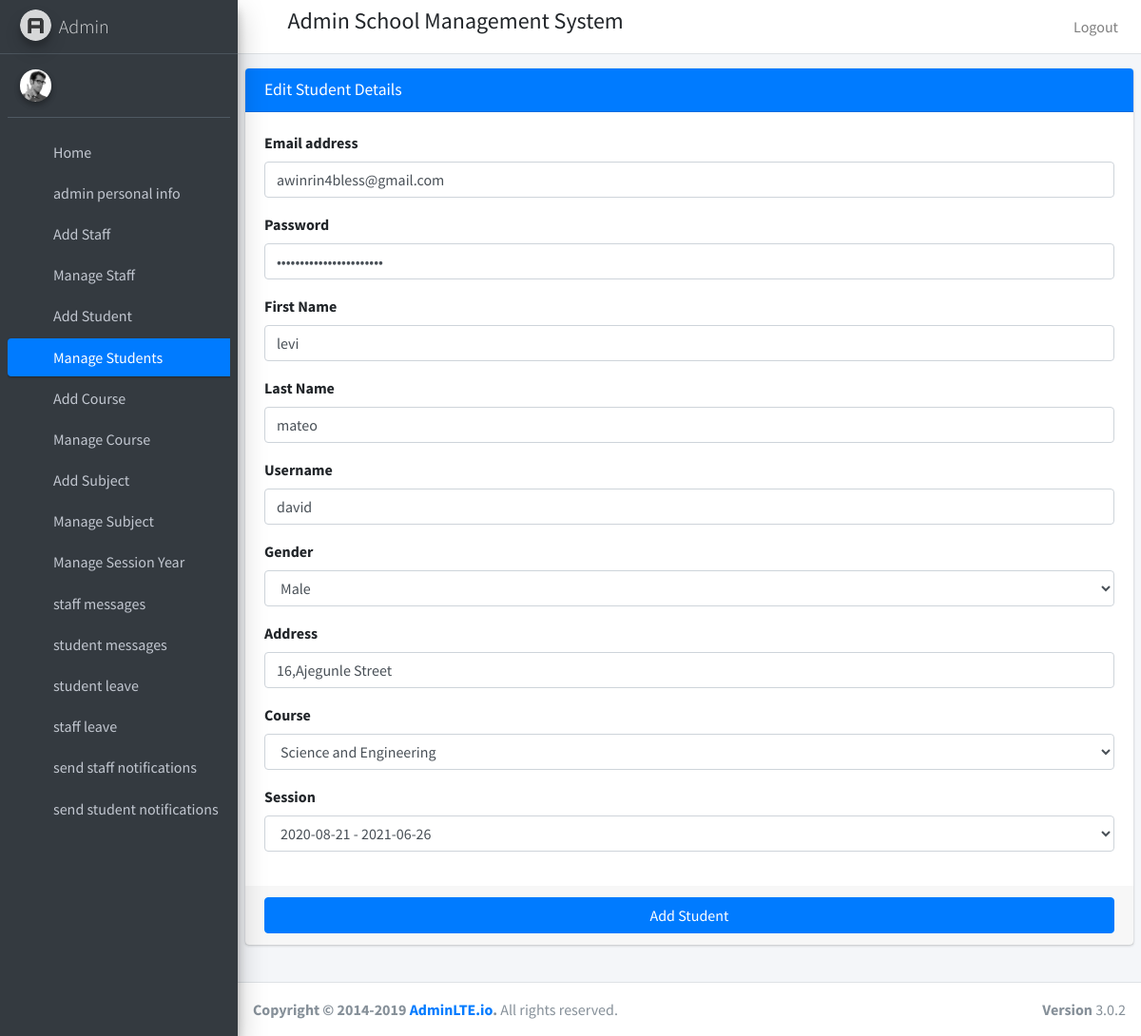
/edit-student/1, run on the app's committed database.
### backend/models.py (models this page shows, shortened)
class Student(models.Model):
    user = models.OneToOneField(CustomUser,on_delete=models.CASCADE)
    gender = models.CharField(default='male',max_length=40)
    profile = models.ImageField(default='static/placeholder.png',upload_to='student_profile_pics')
    course = models.ForeignKey(Course,on_delete=models.DO_NOTHING)
    address = models.TextField()
    fcm_token = models.TextField(default="")
    session_year = models.ForeignKey(Sessionyear,on_delete=models.CASCADE)
    created_at = models.DateTimeField(auto_now_add=True)
    updated_at = models.DateTimeField(auto_now_add=True)

class CustomUser(AbstractUser):
    user_type_data = ((1,"AdminHod"),(2,"Staff"),(3,"Student"))
    user_type = models.CharField(default=1,choices=user_type_data,max_length=40)

class Course(models.Model):
    course_name = models.CharField(max_length=80)
    created_at = models.DateTimeField(auto_now_add=True)
    updated_at = models.DateTimeField(auto_now_add=True)
    def __str__(self):
        return self.course_name

class Sessionyear(models.Model):
    session_start_year = models.DateField()
    session_end_year = models.DateField()
    def __str__(self):
        return f'{self.session_start_year} - {self.session_end_year}'

### backend/hodviews.py (the view, shortened to what this page needs)
# urls.py: path('edit-student/<int:id>', hodviews.edit_student,name='edit-student'),
def edit_student(request,id):
    courses = Course.objects.all()
    student = Student.objects.get(id=id)
    sessions = Sessionyear.objects.all()
    context = {
        'student':student,
        'courses':courses,
        'id':id,
        'sessions':sessions
    }
    return render(request,'adminhod/edit-student.html',context)

### backend/templates/adminhod/edit-student.html (shortened to what this page needs)
{% extends 'adminhod/admin-base.html'%}
{% block main_content %}
<div class="col-md-12">
    <div class="card card-primary">
        <div class="card-header">
          <h3 class="card-title">Edit Student Details</h3>
        </div>
        <form method="POST" role="form">
          <div class="card-body">
            <div class="form-group">
              <label for="exampleInputEmail1">Email address</label>
              <input type="email" class="form-control" id="exampleInputEmail1" placeholder="Enter email" name="email" value="{{student.user.email}}">
            </div>
            <div class="form-group">
              <label for="exampleInputPassword1">Password</label>
              <input type="password" class="form-control" id="exampleInputPassword1" placeholder="Password" name="password" value="{{student.user.email}}">
            </div>
            <div class="form-group">
                <label for="exampleInputEmail1">First Name</label>
                <input type="text" class="form-control" id="exampleInputEmail1" placeholder="Enter firstname" name="firstname" value="{{student.user.first_name}}">
              </div>
              <div class="form-group">
                <label for="exampleInputEmail1">Last Name</label>
                <input type="text" class="form-control" id="exampleInputEmail1" placeholder="Enter lastname" name="lastname" value="{{student.user.last_name}}">
              </div>
              <div class="form-group">
                <label for="exampleInputEmail1">Username</label>
                <input type="text" class="form-control" id="exampleInputEmail1" placeholder="Enter username" name="username" value="{{student.user.username}}">
              </div>
              <div class="form-group">
                <label>Gender</label>
                <select class="form-control" name="gender">
                  <option value="male" {% if "male" == student.gender %} selected {% endif %}>Male</option>
              </select>
              </div>
              <div class="form-group">
                <label for="exampleInputEmail1">Address</label>
                <input type="text" class="form-control" id="exampleInputEmail1" placeholder="Enter email" name="address" value="{{student.address}}">
              </div>
              <div class="form-group">
                <label for="exampleInputEmail1">Course</label>
                <select class="form-control" name="course">
                    {% for course in courses %}
                    <option value="{{course.id}}" {% if course.id == student.course.id %} selected {% endif %}>{{course}}</option>
                    {% endfor %}
                </select>
              </div>
              <div class="form-group">
                <label for="exampleInputEmail1">Session</label>
                <select class="form-control" name="session-year">
                  {% for session in sessions %}
                  <option value="{{session.id}}" {% if session.id == student.session_year.id %} selected {% endif %}>{{session}}</option>
                  {% endfor %}
                </select>
              </div>
          </div>
          <div class="card-footer">
            <button type="submit" class="btn btn-primary btn-block">Add Student</button>
          </div>
        </form>
      </div>
</div>
{% endblock%}

### data on the page
Student: email "awinrin4bless@gmail.com", firstname "levi", lastname "mateo", username "david", gender "Male", address "16,Ajegunle Street", course "Science and Engineering", session-year "2020-08-21 - 2021-06-26"
